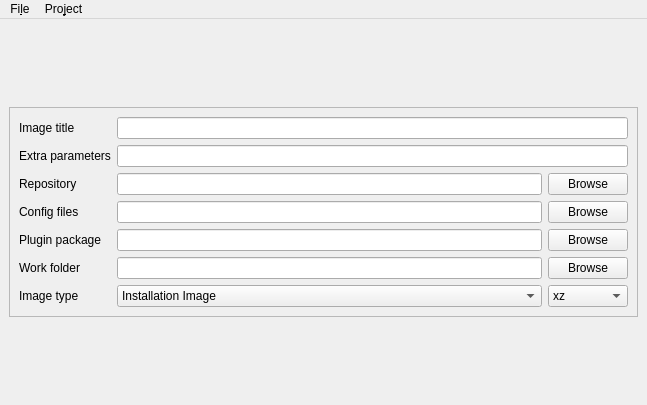
<?xml version="1.0" encoding="UTF-8"?>
<ui version="4.0">
 <class>MainWindow</class>
 <widget class="QMainWindow" name="MainWindow">
  <property name="geometry">
   <rect>
    <x>0</x>
    <y>0</y>
    <width>647</width>
    <height>405</height>
   </rect>
  </property>
  <property name="windowTitle">
   <string>Pisiman</string>
  </property>
  <property name="windowIcon">
   <iconset resource="raw.qrc">
    <normaloff>:/raw/pics/pardusman.png</normaloff>:/raw/pics/pardusman.png</iconset>
  </property>
  <widget class="QWidget" name="centralwidget">
   <layout class="QGridLayout" name="gridLayout_5">
    <item row="0" column="0">
     <widget class="QFrame" name="frame">
      <property name="sizePolicy">
       <sizepolicy hsizetype="Preferred" vsizetype="Fixed">
        <horstretch>0</horstretch>
        <verstretch>0</verstretch>
       </sizepolicy>
      </property>
      <property name="frameShape">
       <enum>QFrame::StyledPanel</enum>
      </property>
      <property name="frameShadow">
       <enum>QFrame::Raised</enum>
      </property>
      <layout class="QGridLayout" name="gridLayout_2">
       <item row="0" column="0">
        <layout class="QGridLayout" name="gridLayout">
         <item row="2" column="3">
          <widget class="QPushButton" name="pushBrowseRepository">
           <property name="text">
            <string>Browse</string>
           </property>
          </widget>
         </item>
         <item row="2" column="0">
          <widget class="QLabel" name="label_3">
           <property name="text">
            <string>Repository</string>
           </property>
          </widget>
         </item>
         <item row="5" column="3">
          <widget class="QPushButton" name="pushBrowseWorkFolder">
           <property name="text">
            <string>Browse</string>
           </property>
          </widget>
         </item>
         <item row="0" column="0">
          <widget class="QLabel" name="label">
           <property name="text">
            <string>Image title</string>
           </property>
          </widget>
         </item>
         <item row="2" column="2">
          <widget class="QLineEdit" name="lineRepository">
           <property name="toolTip">
            <string>Local or remote URL of the repository index from which the image will be created</string>
           </property>
          </widget>
         </item>
         <item row="4" column="3">
          <widget class="QPushButton" name="pushBrowsePluginPackage">
           <property name="text">
            <string>Browse</string>
           </property>
          </widget>
         </item>
         <item row="4" column="0">
          <widget class="QLabel" name="label_6">
           <property name="text">
            <string>Plugin package</string>
           </property>
          </widget>
         </item>
         <item row="5" column="2">
          <widget class="QLineEdit" name="lineWorkFolder">
           <property name="toolTip">
            <string>Path to the directory where Pardusman will work and create the related files and directories</string>
           </property>
          </widget>
         </item>
         <item row="3" column="0">
          <widget class="QLabel" name="label_4">
           <property name="text">
            <string>Config files</string>
           </property>
          </widget>
         </item>
         <item row="6" column="3">
          <widget class="QComboBox" name="comboCompression">
           <item>
            <property name="text">
             <string>xz</string>
            </property>
           </item>
           <item>
            <property name="text">
             <string>gzip</string>
            </property>
           </item>
           <item>
            <property name="text">
             <string>lzma</string>
            </property>
           </item>
           <item>
            <property name="text">
             <string>lzo</string>
            </property>
           </item>
          </widget>
         </item>
         <item row="5" column="0">
          <widget class="QLabel" name="label_2">
           <property name="text">
            <string>Work folder</string>
           </property>
          </widget>
         </item>
         <item row="6" column="2">
          <widget class="QComboBox" name="comboType">
           <item>
            <property name="text">
             <string>Installation Image</string>
            </property>
           </item>
           <item>
            <property name="text">
             <string>Live Image</string>
            </property>
           </item>
          </widget>
         </item>
         <item row="1" column="2" colspan="2">
          <widget class="QLineEdit" name="lineParameters">
           <property name="toolTip">
            <string>Extra parameters to pass to the kernel command line during boot.</string>
           </property>
          </widget>
         </item>
         <item row="0" column="2" colspan="2">
          <widget class="QLineEdit" name="lineTitle">
           <property name="toolTip">
            <string>The title of the Pardus image</string>
           </property>
          </widget>
         </item>
         <item row="6" column="0">
          <widget class="QLabel" name="label_7">
           <property name="text">
            <string>Image type</string>
           </property>
          </widget>
         </item>
         <item row="4" column="2">
          <widget class="QLineEdit" name="linePluginPackage"/>
         </item>
         <item row="3" column="3">
          <widget class="QPushButton" name="pushBrowseConfigFiles">
           <property name="text">
            <string>Browse</string>
           </property>
          </widget>
         </item>
         <item row="1" column="0">
          <widget class="QLabel" name="label_5">
           <property name="text">
            <string>Extra parameters</string>
           </property>
          </widget>
         </item>
         <item row="3" column="2">
          <widget class="QLineEdit" name="lineConfigFiles">
           <property name="toolTip">
            <string>Path to the local directory config files</string>
           </property>
          </widget>
         </item>
        </layout>
       </item>
      </layout>
     </widget>
    </item>
    <item row="1" column="0">
     <layout class="QVBoxLayout" name="terminalLayout"/>
    </item>
   </layout>
  </widget>
  <widget class="QMenuBar" name="menubar">
   <property name="geometry">
    <rect>
     <x>0</x>
     <y>0</y>
     <width>647</width>
     <height>27</height>
    </rect>
   </property>
   <widget class="QMenu" name="menuFile">
    <property name="title">
     <string>Fi&amp;le</string>
    </property>
    <addaction name="actionNew"/>
    <addaction name="actionOpen"/>
    <addaction name="separator"/>
    <addaction name="actionSave"/>
    <addaction name="actionSaveAs"/>
    <addaction name="separator"/>
    <addaction name="actionExit"/>
   </widget>
   <widget class="QMenu" name="menuProject">
    <property name="title">
     <string>Pro&amp;ject</string>
    </property>
    <addaction name="actionUpdateRepo"/>
    <addaction name="separator"/>
    <addaction name="actionInstallationImagePackages"/>
    <addaction name="actionDesktopImagePackages"/>
    <addaction name="actionLivecdImagePackages"/>
    <addaction name="actionLanguages"/>
    <addaction name="separator"/>
    <addaction name="actionMakeImage"/>
   </widget>
   <addaction name="menuFile"/>
   <addaction name="menuProject"/>
  </widget>
  <action name="actionNew">
   <property name="icon">
    <iconset resource="raw.qrc">
     <normaloff>:/raw/pics/document-new.png</normaloff>:/raw/pics/document-new.png</iconset>
   </property>
   <property name="text">
    <string>&amp;New</string>
   </property>
  </action>
  <action name="actionOpen">
   <property name="icon">
    <iconset resource="raw.qrc">
     <normaloff>:/raw/pics/document-open.png</normaloff>:/raw/pics/document-open.png</iconset>
   </property>
   <property name="text">
    <string>&amp;Open...</string>
   </property>
  </action>
  <action name="actionSave">
   <property name="icon">
    <iconset resource="raw.qrc">
     <normaloff>:/raw/pics/document-save.png</normaloff>:/raw/pics/document-save.png</iconset>
   </property>
   <property name="text">
    <string>&amp;Save</string>
   </property>
  </action>
  <action name="actionSaveAs">
   <property name="icon">
    <iconset resource="raw.qrc">
     <normaloff>:/raw/pics/document-save-as.png</normaloff>:/raw/pics/document-save-as.png</iconset>
   </property>
   <property name="text">
    <string>Sa&amp;ve As...</string>
   </property>
  </action>
  <action name="actionExit">
   <property name="icon">
    <iconset resource="raw.qrc">
     <normaloff>:/raw/pics/application-exit.png</normaloff>:/raw/pics/application-exit.png</iconset>
   </property>
   <property name="text">
    <string>&amp;Exit</string>
   </property>
  </action>
  <action name="actionUpdateRepo">
   <property name="icon">
    <iconset resource="raw.qrc">
     <normaloff>:/raw/pics/view-refresh.png</normaloff>:/raw/pics/view-refresh.png</iconset>
   </property>
   <property name="text">
    <string>&amp;Update Repo</string>
   </property>
  </action>
  <action name="actionPackages">
   <property name="icon">
    <iconset resource="raw.qrc">
     <normaloff>:/raw/pics/applications-other.png</normaloff>:/raw/pics/applications-other.png</iconset>
   </property>
   <property name="text">
    <string>&amp;Packages...</string>
   </property>
  </action>
  <action name="actionInstallationImagePackages">
   <property name="icon">
    <iconset resource="raw.qrc">
     <normaloff>:/raw/pics/applications-other.png</normaloff>:/raw/pics/applications-other.png</iconset>
   </property>
   <property name="text">
    <string>&amp;Root Image Packages...</string>
   </property>
  </action>
  <action name="actionLanguages">
   <property name="icon">
    <iconset resource="raw.qrc">
     <normaloff>:/raw/pics/applications-education-language.png</normaloff>:/raw/pics/applications-education-language.png</iconset>
   </property>
   <property name="text">
    <string>&amp;Languages...</string>
   </property>
  </action>
  <action name="actionMakeImage">
   <property name="icon">
    <iconset resource="raw.qrc">
     <normaloff>:/raw/pics/media-optical.png</normaloff>:/raw/pics/media-optical.png</iconset>
   </property>
   <property name="text">
    <string>&amp;Make Image</string>
   </property>
  </action>
  <action name="actionLivecdImagePackages">
   <property name="icon">
    <iconset resource="raw.qrc">
     <normaloff>:/raw/pics/applications-other.png</normaloff>:/raw/pics/applications-other.png</iconset>
   </property>
   <property name="text">
    <string>&amp;Live Util Packages</string>
   </property>
  </action>
  <action name="actionDesktopImagePackages">
   <property name="icon">
    <iconset resource="raw.qrc">
     <normaloff>:/raw/pics/applications-other.png</normaloff>:/raw/pics/applications-other.png</iconset>
   </property>
   <property name="text">
    <string>Desktop Image Packages</string>
   </property>
  </action>
 </widget>
 <tabstops>
  <tabstop>lineTitle</tabstop>
  <tabstop>lineParameters</tabstop>
  <tabstop>lineRepository</tabstop>
  <tabstop>lineConfigFiles</tabstop>
  <tabstop>linePluginPackage</tabstop>
  <tabstop>lineWorkFolder</tabstop>
  <tabstop>comboType</tabstop>
  <tabstop>pushBrowseRepository</tabstop>
  <tabstop>pushBrowseConfigFiles</tabstop>
  <tabstop>pushBrowsePluginPackage</tabstop>
  <tabstop>pushBrowseWorkFolder</tabstop>
  <tabstop>comboCompression</tabstop>
 </tabstops>
 <resources>
  <include location="raw.qrc"/>
 </resources>
 <connections/>
</ui>
